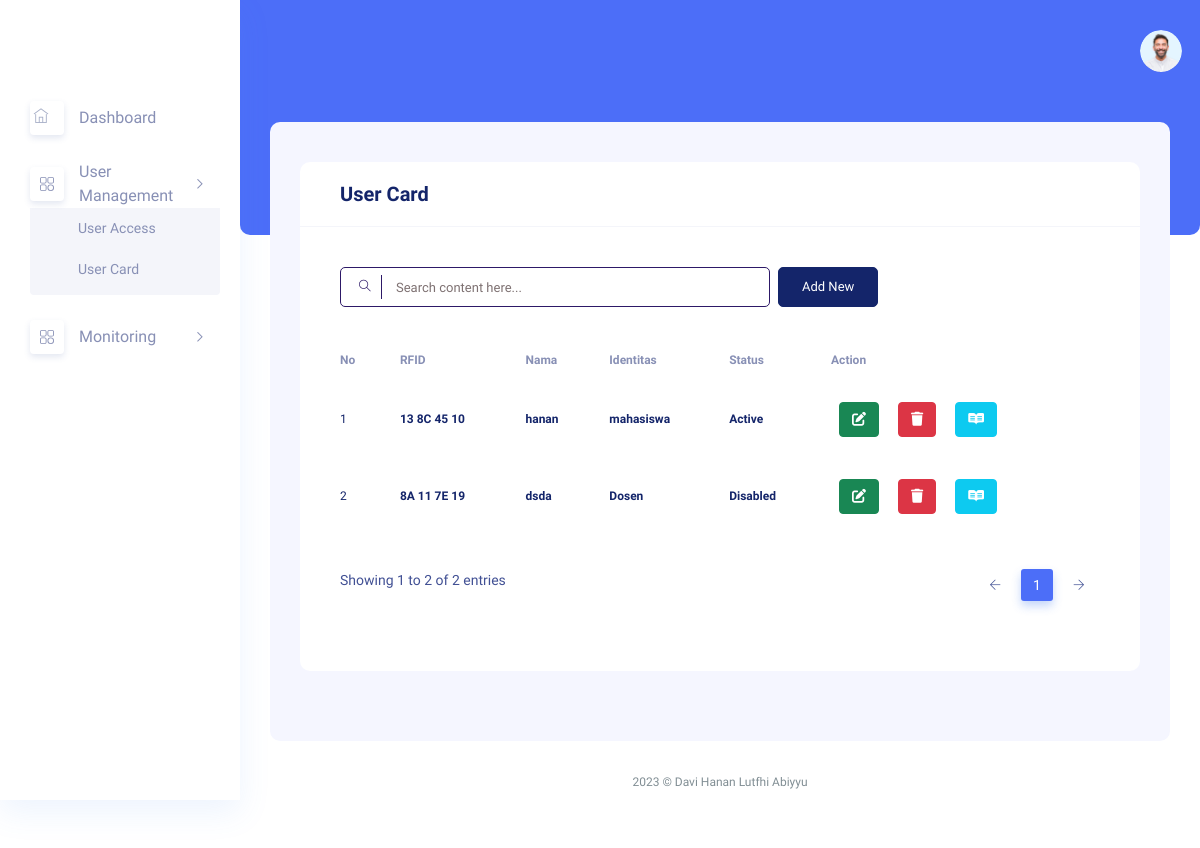
Screenshot of /index.php/user/usercard with the database file from the repository.
### tables this page shows
CREATE TABLE `user_card` (
  `id` int NOT NULL,
  `id_rfid` char(50) NOT NULL,
  `nama` varchar(255) DEFAULT NULL,
  `identitas` char(20) DEFAULT NULL,
  `edit_by` varchar(255) DEFAULT NULL,
  `status` int DEFAULT NULL,
  `create_date` datetime DEFAULT NULL,
  `edit_date` datetime DEFAULT NULL
);

### application/controllers/user.php (called while the page is built, shortened)
<?php
class User extends CI_Controller
{
	public function __construct()
	{
		$this->load->model('M_User');
	}
	public function usercard()
	{
		$data['title'] = 'User Card';
		$data['user_card'] = $this->M_User->get_user_card();
		$rfid['rfid'] = $this->input->post('rfid');
		$this->load->view('template/header.php', $data);
		$this->load->view('template/navbar.php', $data);
		$this->load->view('user/usercard.php', $data, $rfid);
		$this->load->view('template/footer.php');
	}
}

### index.php (called while the page is built, shortened)
<?php
require_once BASEPATH.'core/CodeIgniter.php';

### application/models/m_user.php (called while the page is built, shortened)
<?php
class M_User extends CI_Model
{
    public function get_user_card() {
        $query = $this->db->get('user_card');
        return $query->result_array();
    }
}

### application/views/user/usercard.php (the view, shortened to what this page needs)
<div class="main_content_iner">
  <div class="container-fluid p-0">
    <div class="row justify-content-center">
      <div class="col-lg-12">
        <div class="white_card card_height_100 mb_30">
          <div class="white_card_header">
            <div class="box_header m-0">
              <div class="main-title">
                <h4 class="m-0"><?= $title ?></h4>
              </div>
            </div>
          </div>
          <div class="white_card_body">
            <div class="QA_section">
              <div class="white_box_tittle list_header">
                <div class="box_right d-flex lms_block">
                  <div class="serach_field_2">
                    <div class="search_inner">
                      <form Active="#">
                        <div class="search_field">
                          <input type="text" id="searchInput" placeholder="Search content here..." />
                        </div>
                        <button type="submit">
                          <i class="ti-search"></i>
                        </button>
                      </form>
                    </div>
                  </div>
                  <div class="add_button ms-2">
                    <a href="#" data-bs-toggle="modal" data-bs-target="#tambah" class="btn_1">Add New</a>
                  </div>
                </div>
              </div>
              <div class="QA_table mb_30">
                <table class="table lms_table_active">
                  <thead>
                    <tr>
                      <th scope="col">no</th>
                      <th scope="col">RFID</th>
                      <th scope="col">Nama</th>
                      <th scope="col">Identitas</th>
                      <th scope="col">Status</th>
                      <th scope="col">Action</th>
                    </tr>
                  </thead>
                  <tbody>
                    <?php foreach ($user_card as $i => $uc) : ?>
                      <tr class="tableRow">
                        <th scope="row">
                          <?= $i + 1 ?></a>
                        </th>
                        <td><?= $uc['id_rfid'] ?></td>
                        <td><?= $uc['nama'] ?></td>
                        <td><?= $uc['identitas'] ?></td>
                        <td>
                          <?php
                          if ($uc['status'] == 1) {
                            echo "Active";
                          } else {
                            echo "Disabled";
                          }
                          ?>
                        </td>
                        <td>
                          <a href="#" class="btn btn-success m-2" data-bs-toggle="modal" data-bs-target="#edit<?= $uc['id'] ?>"><i class="fa-solid fa-pen-to-square" style="color: #fff;"></i></i></a>
                          <a href="<?= base_url('user/deleteCard?id=' . $uc['id']) ?>" class="btn btn-danger m-2"><i class="fa-solid fa-trash" style="color: #fff;"></i></a>
                          <a href="#" class="btn btn-info m-2" data-bs-toggle="modal" data-bs-target="#review<?= $uc['id'] ?>"><i class="fa-brands fa-readme" style="color: #fff;"></i></a>
                        </td>
                      </tr>
                    <?php endforeach; ?>
                  </tbody>
                </table>
              </div>
            </div>
          </div>
        </div>
      </div>
    </div>
  </div>
</div>

### rows the page displays
user_card: id_rfid "13 8C 45 10", nama "hanan", identitas "mahasiswa", status "Active"
user_card: id_rfid "8A 11 7E 19", nama "dsda", identitas "Dosen", status "Disabled"

### other values shown
$title "User Card"
